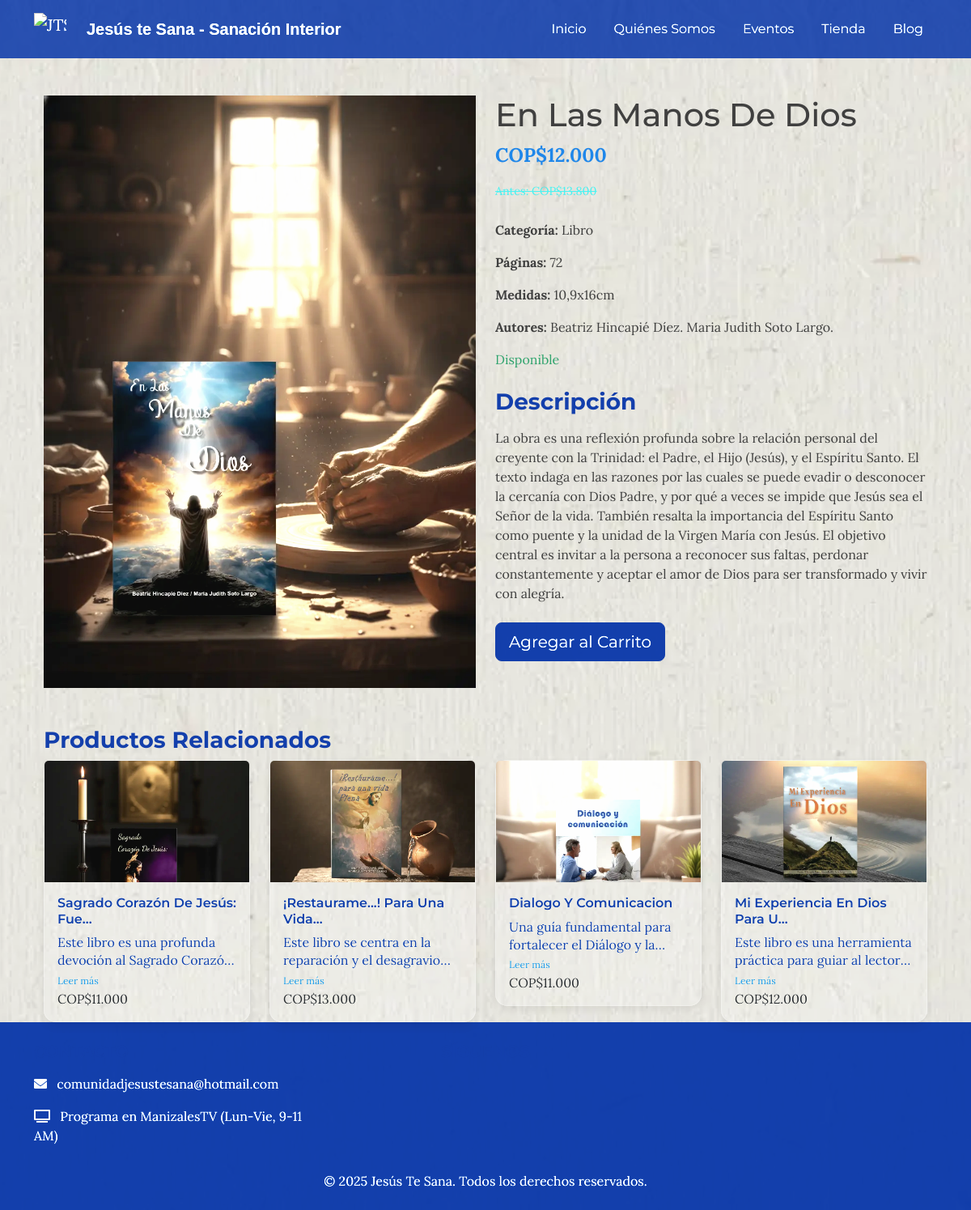
The app's page /products/products/en-las-manos-de-dios/ with its own data.
### products/models.py (models this page shows, shortened)
class Product(models.Model):
    CATEGORIA_CHOICES = [
        ('paquete', 'Paquete'),
        ('serie', 'Serie'),
        ('libro', 'Libro'),
        ('otro_producto', 'Otro Producto'),
    ]
    name = models.CharField(max_length=200, verbose_name="Nombre")
    slug = models.SlugField(max_length=200, unique=True, blank=True, verbose_name="Slug")
    description = models.TextField(blank=True, null=True, verbose_name="Descripción")
    price = models.DecimalField(max_digits=10, decimal_places=2, verbose_name="Precio")
    image = models.ImageField(upload_to='products/', blank=True, null=True, verbose_name="Imagen")
    category = models.CharField(max_length=20, choices=CATEGORIA_CHOICES, verbose_name="Categoría")
    is_available = models.BooleanField(default=True, verbose_name="Disponible")
    created_at = models.DateTimeField(auto_now_add=True, verbose_name="Fecha de Creación")
    updated_at = models.DateTimeField(auto_now=True, verbose_name="Última Actualización")
    pages = models.IntegerField(blank=True, null=True, verbose_name="Páginas")
    measures = models.CharField(max_length=100, blank=True, null=True, verbose_name="Medidas (ej. 15x20 cm)")
    tags = models.ManyToManyField(Tag, blank=True, verbose_name="Etiquetas")
    authors = models.TextField(blank=True, null=True, verbose_name="Autores")
    class Meta:
        verbose_name = "Producto"
        verbose_name_plural = "Productos"
        ordering = ['-created_at']

### products/views.py (the view)
# urls.py: path('products/<slug:slug>/', views.product_detail, name='product_detail'),
def product_detail(request, slug):
    product = get_object_or_404(Product, slug=slug, is_available=True)
    related_products = Product.objects.filter(
        category=product.category,
        is_available=True
    ).exclude(slug=slug).order_by('?')[:4]
    authors_info = ""
    if product.authors:
        authors_info = product.authors
    else:
        authors_info = ""
    return render(request, 'products/product_detail.html', {
        'product': product,
        'related_products': related_products,
        'additional_info': authors_info
    })

### core/templatetags/currency_filters.py (called while the page is built)
@register.filter
def format_currency(value):
    if value is None or value == '':
        return ""
    try:
        from decimal import Decimal
        value = Decimal(value)
        formatted_value = "{:,.0f}".format(value).replace(",", ".")
        return "COP$" + formatted_value
    except (ValueError, TypeError, Decimal.InvalidOperation):
        return ""

@register.filter
def get_discounted_price(price, discount_percent=15):
    try:
        from decimal import Decimal
        price = float(price)
        if discount_percent not in [15, 20]:
            discount_percent = 15  # Valor por defecto
        increased_price = price * (1 + discount_percent/100)
        increased_price = round(increased_price)
        if increased_price > 1000:
            increased_price = round(increased_price, -2)  # Redondear a centenas
        return increased_price
    except (ValueError, TypeError):
        return 0

### products/templatetags/custom_filters.py (called while the page is built)
@register.filter
def truncate_description(text, max_lines=3):
    if not text:
        return ""
    lines = text.split('\n')
    truncated_lines = lines[:max_lines]
    truncated_text = '\n'.join(truncated_lines)
    words = truncated_text.split()
    if len(words) > 30:
        truncated_text = ' '.join(words[:30]) + '...'
    return truncated_text

### templates/products/product_detail.html (shortened to what this page needs)
{% extends 'base.html' %}
{% load currency_filters %}
{% load static %}
{% load custom_filters %}
{% block content %}
<div class="container mt-5">
    <div class="row">
        <div class="col-md-6">
            {% if product.image %}
                <img src="{{ product.image.url }}" class="img-fluid" alt="{{ product.name }}">
            {% else %}
                <img src="{% static 'core/images/default_product.png' %}" class="img-fluid" alt="{{ product.name }}">
            {% endif %}
        </div>
        <div class="col-md-6">
            <h1>{{ product.name }}</h1>
            <p class="fs-4 text-primary fw-bold">{{ product.price|format_currency }}</p>
            {% with original_price=product.price|get_discounted_price:15 %}
                {% if original_price > product.price %}
                    <p class="text-info text-decoration-line-through mb-0 mt-1" style="font-size: 0.9rem; opacity: 0.85;">Antes: {{ original_price|format_currency }}</p>
                {% endif %}
            {% endwith %}
            <div class="mt-4">
                <p><strong>Categoría:</strong> {{ product.get_category_display }}</p>
                {% if product.pages %}
                    <p><strong>Páginas:</strong> {{ product.pages }}</p>
                {% endif %}
                {% if product.measures %}
                    <p><strong>Medidas:</strong> {{ product.measures }}</p>
                {% endif %}
                {% if product.authors %}
                    <p><strong>Autores:</strong> {{ product.authors }}</p>
                {% endif %}
                {% if product.is_available %}
                    <p><span class="text-success">Disponible</span></p>
                {% else %}
                    <p><span class="text-danger">No disponible</span></p>
                {% endif %}
            </div>
            {% if product.description %}
                <div class="mt-4">
                    <h3>Descripción</h3>
                    <p>{{ product.description|linebreaks }}</p>
                </div>
            {% endif %}
            <div class="mt-4">
                <button class="btn btn-primary btn-lg">Agregar al Carrito</button>
            </div>
        </div>
    </div>
    {% if related_products %}
        <div class="mt-5">
            <h3>Productos Relacionados</h3>
            <div class="row">
                {% for related in related_products %}
                    <div class="col-md-3">
                        <a href="{% url 'products:product_detail' related.slug %}" class="text-decoration-none">
                            <div class="card card-glass">
                                {% if related.image %}
                                    <img src="{{ related.image.url }}" class="card-img-top" alt="{{ related.name }}" style="height: 150px; object-fit: cover;">
                                {% else %}
                                    <img src="{% static 'core/images/default_product.png' %}" class="card-img-top" alt="{{ related.name }}" style="height: 150px; object-fit: cover;">
                                {% endif %}
                                <div class="card-body">
                                    <h6 class="card-title">{{ related.name|truncatechars:30 }}</h6>
                                    {% if related.description %}
                                        <p class="card-text description-preview">{{ related.description|truncate_description:2|linebreaksbr }}</p>
                                        <a href="{% url 'products:product_detail' related.slug %}" class="read-more-link">Leer más</a>
                                    {% endif %}
                                    <p class="card-text">{{ related.price|format_currency }}</p>
                                </div>
                            </div>
                        </a>
                    </div>
                {% endfor %}
            </div>
        </div>
    {% endif %}
</div>
{% endblock %}

### static/css/sticky-navbar.css (style rules this page uses)
body { padding-top: 70px; }

### static/css/custom_theme.css (style rules this page uses)
:root { --primary-blue: #003399; --accent-blue: #003399; --light-background: #f4f6f8; --dark-text: #333333; --secondary-text: #6c757d; }
body { font-family: 'Lora', serif; background-color: var(--light-background); color: var(--dark-text); }
h1, h2, h3, h4, h5, h6, .card-title, .nav-link, .btn { font-family: 'Montserrat', sans-serif; }
h2, h3, h4, h5, h6 { color: var(--primary-blue); font-weight: 700; }
.btn-primary { background-color: var(--accent-blue); border-color: var(--accent-blue); }
a { color: var(--accent-blue); }
.card { border: none !important; border-radius: 15px !important; box-shadow: 0 4px 12px rgba(0, 0, 0, 0.08) !important; transition: transform 0.3s ease, box-shadow 0.3s ease !important; background: rgba(255, 255, 255, 0.25) !important; backdrop-filter: blur(10px) !important; -webkit-backdrop-filter: blur(10px) !important; border: 1px solid rgba(255, 255, 255, 0.3) !important; }
.card-title { font-family: 'Montserrat', sans-serif !important; font-weight: 600 !important; color: var(--primary-blue) !important; }
.card-glass { background: rgba(255, 255, 255, 0.25) !important; backdrop-filter: blur(10px) !important; -webkit-backdrop-filter: blur(10px) !important; border: 1px solid rgba(255, 255, 255, 0.3) !important; border-radius: 15px !important; box-shadow: 0 4px 12px rgba(0, 0, 0, 0.08) !important; }
.card-body { background: transparent !important; border-radius: 15px !important; }

### static/css/products.css (style rules this page uses)
.card .card-title { color: #0056b3; }

### templates/products/product_detail.html (style rules this page uses)
.description-preview { overflow: hidden; display: -webkit-box; -webkit-line-clamp: 2; -webkit-box-orient: vertical; line-height: 1.4; margin-bottom: 0.5rem; }
.read-more-link { font-size: 0.75rem; color: #007bff; text-decoration: none; }

### records on screen
Product: image (picture), name "En Las Manos De Dios", price "COP$12.000", category "Libro", pages "72", measures "10,9x16cm", authors "Beatriz Hincapié Díez. Maria Judith Soto Largo.", description "La obra es una reflexión profunda sobre la relación personal del creyente con la Trinidad: el Padre, el Hijo (Jesús), y el Espíritu Santo. El texto indaga en las razones por las cuales se puede evadir o desconocer la cercanía con Dios Padre, y por qué a veces se impide que Jesús sea el Señor de la vida. También resalta la importancia del Espíritu Santo como puente y la unidad de la Virgen María con Jesús. El objetivo central es invitar a la persona a reconocer sus faltas, perdonar constantemente y aceptar el amor de Dios para ser transformado y vivir con alegría."
Product: image (picture), name "Sagrado Corazón De Jesús: Fue…", description "Este libro es una profunda devoción al Sagrado…", price "COP$11.000"
Product: image (picture), name "¡Restaurame...! Para Una Vida…", description "Este libro se centra en la reparación y el…", price "COP$13.000"
Product: image (picture), name "Dialogo Y Comunicacion", description "Una guía fundamental para fortalecer el Diálogo y…", price "COP$11.000"
Product: image (picture), name "Mi Experiencia En Dios Para U…", description "Este libro es una herramienta práctica para guiar al…", price "COP$12.000"

### other values on screen
{{ original_price|format_currency }} "COP$13.800"
